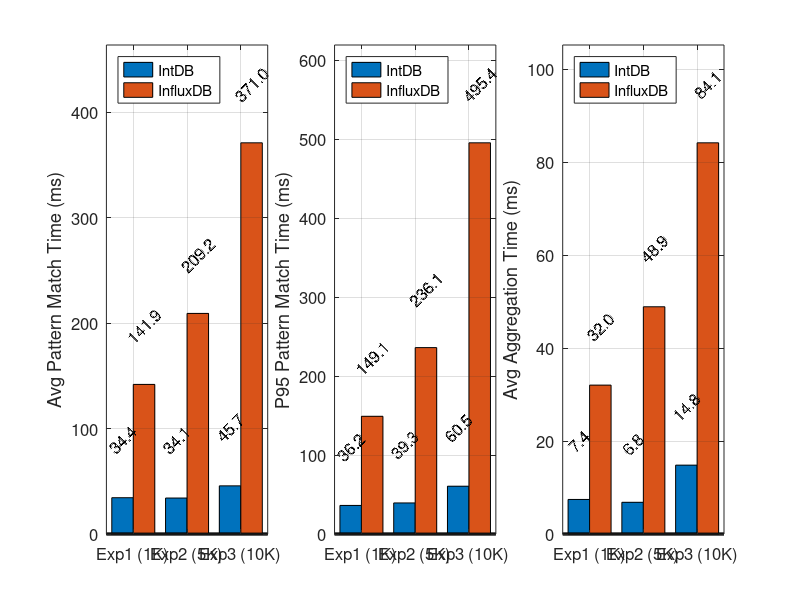

Recreate this plot in MATLAB.
%% IntDB vs InfluxDB Query Performance Analysis
% Simplified MATLAB plotting script
% Author: IntDB Research Team
% Date: June 2025

close all; clear; clc;

%% Configuration
% Set chart style
set(groot, 'defaultAxesColorOrder', [0 0.4470 0.7410; 0.8500 0.3250 0.0980; 0.9290 0.6940 0.1250]);
set(groot, 'defaultLineLineWidth', 2);
set(groot, 'defaultAxesFontSize', 12);
set(groot, 'defaultFigureColor', 'white');
set(groot, 'defaultAxesColor', 'white');

%% Experimental Data
fprintf('IntDB vs InfluxDB Query Performance Analysis\n');
fprintf('===========================================\n\n');

% Experiment configurations
experiments = {'Exp1 (1K)', 'Exp2 (5K)', 'Exp3 (10K)'};
data_scales = [1000, 5000, 10000];

% Query performance data (milliseconds)
% Path Pattern Matching
pattern_intdb = [34.43, 34.11, 45.68];
pattern_influxdb = [141.88, 209.21, 371.02];
pattern_intdb_p95 = [36.19, 39.34, 60.53];
pattern_influxdb_p95 = [149.08, 236.07, 495.43];

% Path Aggregation
aggregation_intdb = [7.43, 6.82, 14.81];
aggregation_influxdb = [32.02, 48.87, 84.13];
aggregation_intdb_p95 = [10.82, 7.97, 19.27];
aggregation_influxdb_p95 = [36.89, 57.07, 91.21];

% Performance improvement percentages
pattern_improvement = [75.7, 83.7, 87.7];
aggregation_improvement = [76.8, 86.0, 82.4];

%% Query Performance Analysis Plot
fprintf('Creating query performance analysis chart...\n');

figure('Name', 'Query Performance Analysis', 'Position', [150, 150, 1200, 400], 'Color', 'white');

x = 1:length(experiments);
width = 0.4;

% Subplot 1: Path Pattern Matching - Average Response Time
subplot(1, 3, 1);
b1 = bar(x - width/2, pattern_intdb, width, 'FaceColor', [0 0.4470 0.7410], 'DisplayName', 'IntDB');
hold on;
b2 = bar(x + width/2, pattern_influxdb, width, 'FaceColor', [0.8500 0.3250 0.0980], 'DisplayName', 'InfluxDB');

% Add value labels on top of bars
for i = 1:length(pattern_intdb)
    text(i - width/2, pattern_intdb(i) + max(pattern_influxdb) * 0.15, ...
         sprintf('%.1f', pattern_intdb(i)), ...
         'HorizontalAlignment', 'center', 'FontSize', 12, 'Rotation', 45);
    text(i + width/2, pattern_influxdb(i) + max(pattern_influxdb) * 0.15, ...
         sprintf('%.1f', pattern_influxdb(i)), ...
         'HorizontalAlignment', 'center', 'FontSize', 12, 'Rotation', 45);
end

ylabel('Avg Pattern Match Time (ms)');
set(gca, 'XTick', x);
set(gca, 'XTickLabel', experiments);
xlim([0.5, length(experiments)+0.5]);
ylim([0, max(pattern_influxdb) * 1.25]);
legend('Location', 'northwest');
grid on;

% Subplot 2: Path Pattern Matching - P95 Response Time
subplot(1, 3, 2);
bar(x - width/2, pattern_intdb_p95, width, 'FaceColor', [0 0.4470 0.7410], 'DisplayName', 'IntDB');
hold on;
bar(x + width/2, pattern_influxdb_p95, width, 'FaceColor', [0.8500 0.3250 0.0980], 'DisplayName', 'InfluxDB');

% Add value labels on top of bars
for i = 1:length(pattern_intdb_p95)
    text(i - width/2, pattern_intdb_p95(i) + max(pattern_influxdb_p95) * 0.15, ...
         sprintf('%.1f', pattern_intdb_p95(i)), ...
         'HorizontalAlignment', 'center', 'FontSize', 12, 'Rotation', 45);
    text(i + width/2, pattern_influxdb_p95(i) + max(pattern_influxdb_p95) * 0.15, ...
         sprintf('%.1f', pattern_influxdb_p95(i)), ...
         'HorizontalAlignment', 'center', 'FontSize', 12, 'Rotation', 45);
end

ylabel('P95 Pattern Match Time (ms)');
set(gca, 'XTick', x);
set(gca, 'XTickLabel', experiments);
xlim([0.5, length(experiments)+0.5]);
ylim([0, max(pattern_influxdb_p95) * 1.25]);
legend('Location', 'northwest');
grid on;

% Subplot 3: Path Aggregation - Average Response Time
subplot(1, 3, 3);
bar(x - width/2, aggregation_intdb, width, 'FaceColor', [0 0.4470 0.7410], 'DisplayName', 'IntDB');
hold on;
bar(x + width/2, aggregation_influxdb, width, 'FaceColor', [0.8500 0.3250 0.0980], 'DisplayName', 'InfluxDB');

% Add value labels on top of bars
for i = 1:length(aggregation_intdb)
    text(i - width/2, aggregation_intdb(i) + max(aggregation_influxdb) * 0.15, ...
         sprintf('%.1f', aggregation_intdb(i)), ...
         'HorizontalAlignment', 'center', 'FontSize', 12, 'Rotation', 45);
    text(i + width/2, aggregation_influxdb(i) + max(aggregation_influxdb) * 0.15, ...
         sprintf('%.1f', aggregation_influxdb(i)), ...
         'HorizontalAlignment', 'center', 'FontSize', 12, 'Rotation', 45);
end

ylabel('Avg Aggregation Time (ms)');
set(gca, 'XTick', x);
set(gca, 'XTickLabel', experiments);
xlim([0.5, length(experiments)+0.5]);
ylim([0, max(aggregation_influxdb) * 1.25]);
legend('Location', 'northwest');
grid on;

